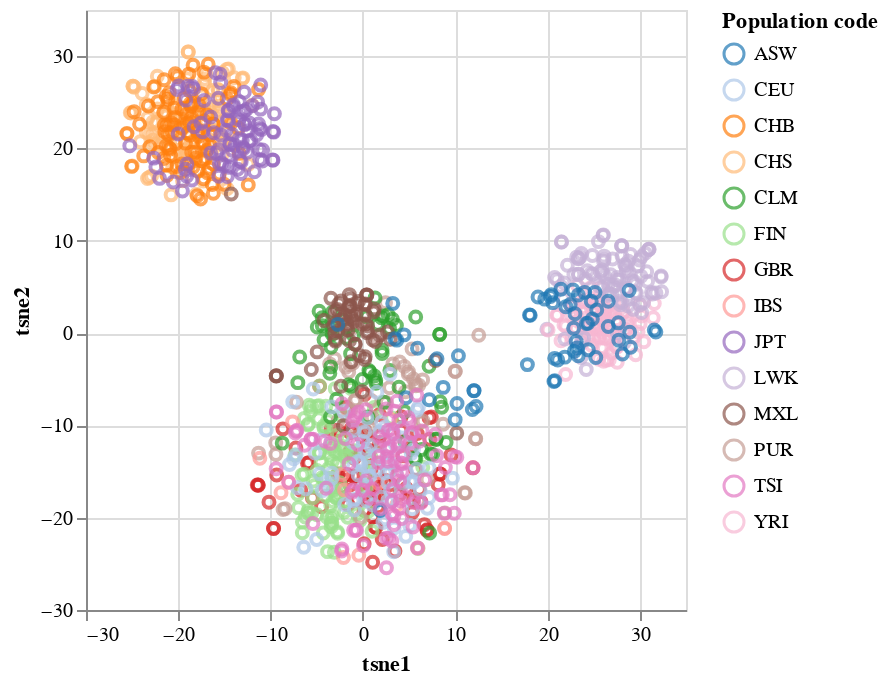

The cell this chart's notebook holds for it:
### Code cell
alt.Chart(df_plot_with_pop).mark_point().encode(
    x='tsne1',
    y='tsne2',
    color=alt.Color('Population code', scale=alt.Scale(scheme='category20')),
    # fill='Population code',
)

### Figure 1 — Vega-Lite specification as saved in the notebook (floating-point values rounded to 4 significant figures; data arrays with more than 128 entries replaced by an {"elided": "..."} marker saying what was removed)
{"config": {"view": {"continuousWidth": 300, "continuousHeight": 300}}, "data": {"name": "data-515f31fcd27718979aaf7831a2f51c6c"}, "mark": {"type": "point"}, "encoding": {"color": {"field": "Population code", "scale": {"scheme": "category20"}, "type": "nominal"}, "x": {"field": "tsne1", "type": "quantitative"}, "y": {"field": "tsne2", "type": "quantitative"}}, "$schema": "https://vega.github.io/schema/vega-lite/v6.1.0.json", "datasets": {"data-515f31fcd27718979aaf7831a2f51c6c": {"elided": "1092 records"}}}
